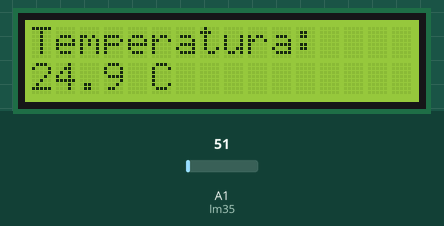
Simulated run of this sketch. Board: Arduino Uno, built with avr-gcc and run on an emulated ATmega328P. Shown: 16×2 character LCD. The test bench sets the inputs (shaded band); at power-on: A1 (lm35) = 51.

Above: at 1.2 s.
1.3 s: A1 (lm35) set to 110
At 3.2 s:
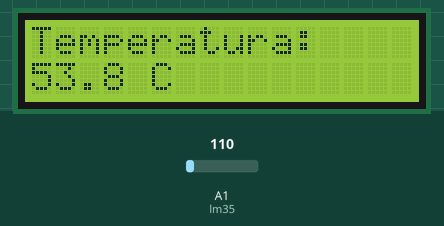
3.5 s: A1 (lm35) set to 135
At 4.4 s:
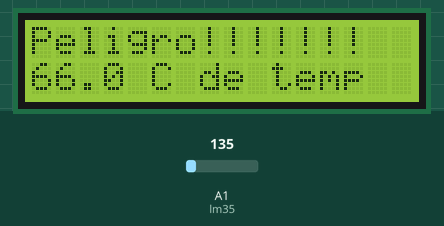
5.5 s: A1 (lm35) set to 112
At 6.5 s:
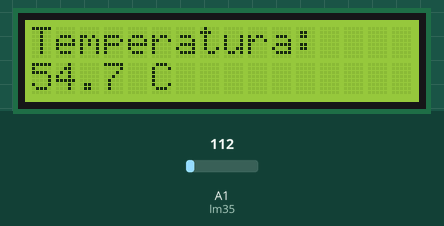
Timing chart, 0 to 8.5 s (numbered marks = the images above; inputs shaded):
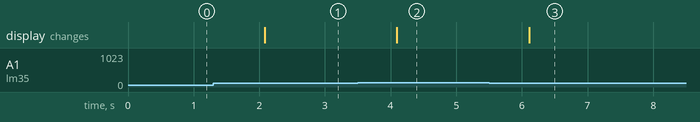

The sketch:

digitaltemp.ino
```cpp
#include <LiquidCrystal.h>

const int lm35 = A1;
LiquidCrystal lcd(8, 9, 4, 5, 6, 7);

void setup() {
  Serial.begin(9600);
  lcd.begin(16, 2);
  lcd.clear();
}

void loop() {
  int lm35Value = analogRead(lm35);

  float temp = (lm35Value * 5.0 / 1023.0) * 100.0;

  lcd.clear();
  lcd.setCursor(0, 0);
  lcd.print("Temperatura:");
  lcd.setCursor(0, 1);
  lcd.print(temp, 1);
  lcd.print(" C");

  /*Serial.print("Temperatura: ");
  Serial.print(temp, 1);
  Serial.println(" °C");*/

  if (temp > 60) {
    lcd.clear();
    lcd.setCursor(0, 0);
    lcd.print("Peligro!!!!!!!");
    lcd.setCursor(0, 1);
    lcd.print(temp, 1);
    lcd.print(" C de temp");
  }

  delay(1000);
}
```

Measured:
- the behaviour switches between 122 and 123 on A1 (lm35) (found by bisection; images 1 and 2)
- after the input at 1.3 s, the display: changes after 0.78 s (image 1)
- after the input at 3.5 s, the display: changes after 0.60 s (image 2)
- after the input at 5.5 s, the display: changes after 0.61 s (image 3)
